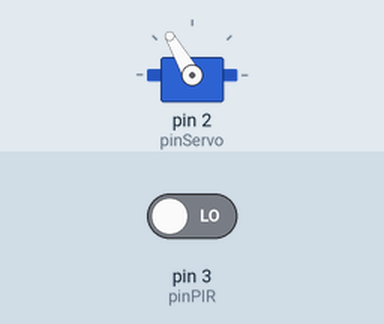
The sketch below on a simulated Arduino Uno, built with avr-gcc and run on an emulated ATmega328P. Parts: servo. The test bench sets the inputs (shaded band); at power-on: pin 3 (pinPIR) LOW. What the sketch prints to the serial monitor is not drawn.

Above: at 1.2 s.
1.3 s: pin 3 (pinPIR) driven HIGH
At 1.9 s:
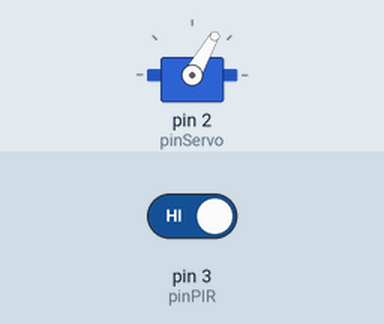
2.8 s: pin 3 (pinPIR) driven LOW
At 4.2 s:
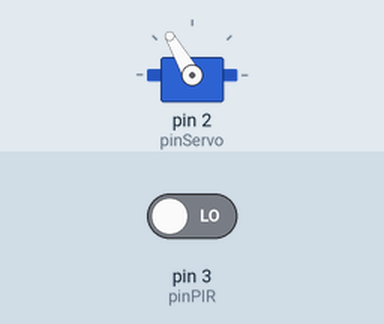
Timing chart, 0 to 5.8 s (numbered marks = the images above; inputs shaded):
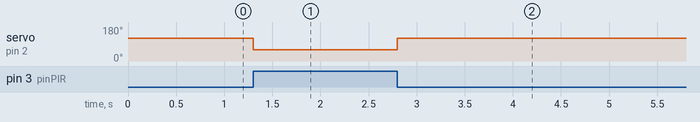

The sketch:

pir-servo.ino
```cpp
//Importamo libreria
#include<Servo.h>

//variables globales
byte pinPIR = 3;
byte pinServo = 2;
Servo miServo;
bool estadoPIR;

void setup()
{
  //vincular(pin) al servo
  miServo.attach(pinServo);
  pinMode(pinPIR, INPUT);
  Serial.begin(9600);
}

void loop()
{
  estadoPIR = digitalRead(pinPIR);

  if (estadoPIR == 1)//Si detecta movimiento(estadoPIR=1) se mueve el servo 60 grados
    {
      miServo.write(60);
    }
  else //No detecta movimiento debe moverse 120 grados
    {
       miServo.write(120);
    }

  Serial.println(estadoPIR);
}
```

Measured:
- after the input at 1.3 s, servo on pin 2 (pinServo): 120° → 60° at once
- after the input at 2.8 s, servo on pin 2 (pinServo): 60° → 120° at once
